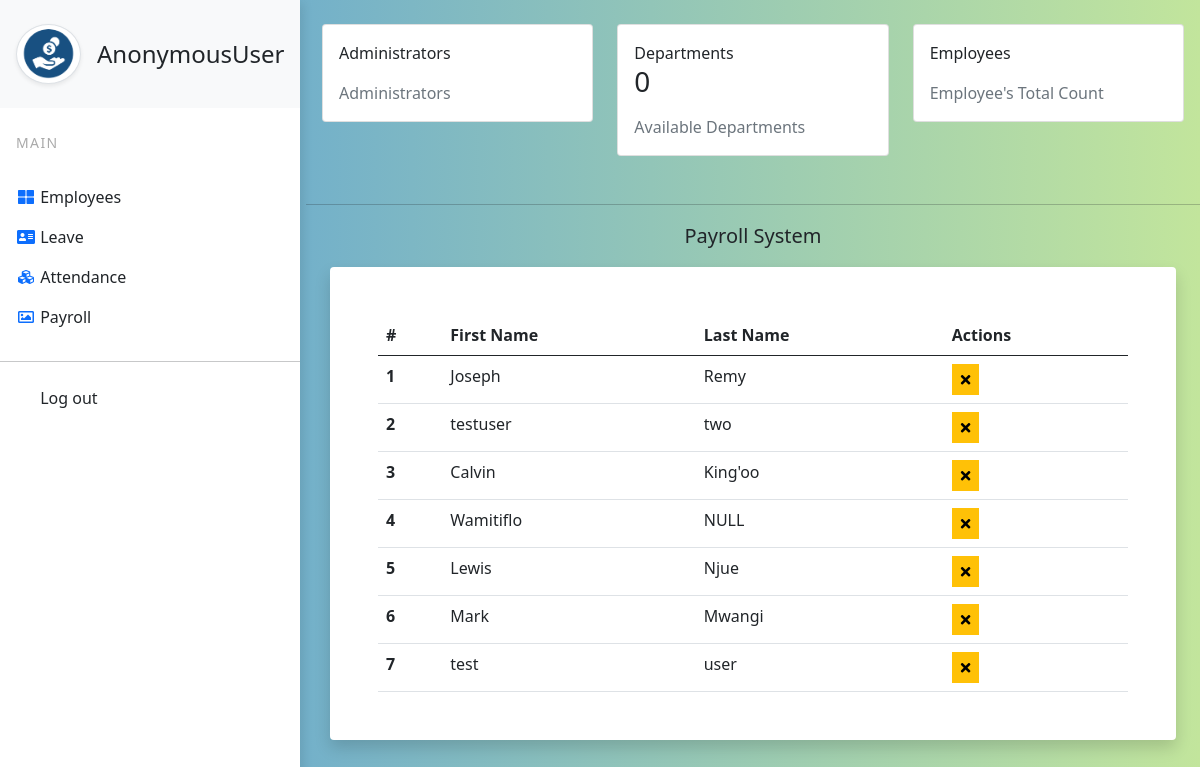
The app's page /shop/ with its own data.
### shop/models.py (models this page shows, shortened)
class Employee(models.Model):
    first_name = models.CharField(max_length=100, blank=True, null=True)
    last_name = models.CharField(max_length=100, blank=True, null=True)
    user=models.OneToOneField(User, on_delete=models.CASCADE)
    email = models.EmailField(max_length=200, blank=True, null=True)
    mobile = models.CharField(max_length=15)
    address = models.TextField(max_length=100, default='')
    gender=models.CharField(max_length=50, choices=Gender.choices)
    avatar = models.ImageField(default="avatar.png",  upload_to="avatars/")
    bank = models.CharField(max_length=25, default='Equity Bank Ke')
    salary = models.CharField(max_length=16,default='00.00')
    slug = models.SlugField(unique=True, blank=True, max_length=500)
    modified = models.DateTimeField(auto_now=True)
    joined = models.DateTimeField(auto_now_add=True)
    class Meta:
        verbose_name = 'Employee'
        verbose_name_plural = 'Employees'
    def __str__(self):
        return self.user.username
    __initial_first_name = None
    __initial_last_name = None
    def __init__(self, *args, **kwargs):
        super().__init__(*args, **kwargs)
        self.__initial_first_name = self.first_name
        self.__initial_last_name = self.last_name

### shop/views.py (the view)
# urls.py: path('', Dashboard.as_view(), name='dashboard'),
class Dashboard(ListView):
    template_name = 'shop/employees/employees.html'
    model = Employee
    context_object_name = 'qset'
    def get_context_data(self, **kwargs):
        context = super().get_context_data(**kwargs)
        context['emp_total'] = Employee.objects.all().count()
        context['employees'] = Employee.objects.order_by('-id')
        return context

### shop/content_processors.py (called while the page is built, shortened)
def employee_count(request):
    return { }

### shop/templates/shop/employees/employees.html (shortened to what this page needs)
{% extends 'shop/dashboard.html' %}
{% load static %}
{% load crispy_forms_tags %}
{% block dashboard %}
<hr class="mt-5">
<section class="pb-5 header text-center mt-3">
    <div class="container ">
        <div class="row">
            <p class="lead text-center">Payroll System</p>
            <div class="col-lg-12 mx-auto">
                <div class="card border-0 shadow">
                    <div class="card-body p-5">
                        <div class="table-responsive">
                            <table class="table m-0 text-start">
                                <thead>
                                    <tr>
                                        <th scope="col">#</th>
                                        <th scope="col">First Name</th>
                                        <th scope="col">Last Name</th>
                                        <th scope="col"> Actions</th>
                                    </tr>
                                </thead>
                                <tbody>
                                    {% for employee in employees %}
                                    <tr>
                                        <th scope="row">{{ forloop.counter }} </th>
                                        {% if employee.first_name %}
                                        <td>{{employee.first_name}}</td>
                                        {% else %}
                                        <td >{{employee}}</td>
                                        {% endif %}
                                        {% if employee.last_name %}
                                        <td>{{employee.last_name}}</td>
                                        {% else %}
                                        <td> NULL </td>
                                        {% endif %}
                                        <td>
                                        {% if request.user == employee.user %}
                                            <a class="btn btn-success btn-sm rounded-0" type="button" href="{% url 'shop:update' pk=employee.id %}" ><i class="fa fa-edit"></i></a>
                                            {% else %}
                                            <a class="btn btn-warning btn-sm rounded-0" type="button" href="#" ><i class="fa fa-times"></i></a>
                                            {% endif %}
                                        </td>
                                    </tr>
                                    {% endfor %}
                                </tbody>
                            </table>
                        </div>
                    </div>
                </div>
            </div>
        </div>
    </div>
</section>
{% endblock dashboard %}

### shop/templates/shop/dashboard.html (shortened to what this page needs)
{% extends 'base.html' %}
{% load static %}
{% block head %}
<link rel="stylesheet" href="{% static 'css/utils.css' %}">
{% endblock head %}
{% block content %}
<div class="row">
        <div class="col-lg-3">
            <div class="vertical-nav bg-white" id="sidebar">
                <div class="py-4 px-3 mb-4 bg-light">
                    <div class="media d-flex align-items-center"><img src="{% static 'images/logo.png' %}" alt="..." width="65" class="mr-3 rounded-circle img-thumbnail shadow-sm">
                    <div class="media-body mx-3">
                        <h4 class="m-0">{{request.user}}</h4>
                    </div>
                    </div>
                </div>
                <p class="text-gray font-weight-bold text-uppercase px-3 small pb-4 mb-0">Main</p>
                <ul class="nav flex-column bg-white mb-0">
                    <li class="nav-item">
                    <a href="{% url 'shop:dashboard' %}" class="nav-link text-dark font-italic active">
                                <i class="fa fa-th-large mr-3 text-primary fa-fw"></i>
                                Employees
                            </a>
                    </li>
                    <li class="nav-item">
                    <a href="{% url 'shop:leave-list' %}" class="nav-link text-dark font-italic">
                                <i class="fa fa-address-card mr-3 text-primary fa-fw"></i>
                                Leave
                            </a>
                    </li>
                    <li class="nav-item">
                    <a href="#" class="nav-link text-dark font-italic">
                                <i class="fa fa-cubes mr-3 text-primary fa-fw"></i>
                                Attendance
                            </a>
                    </li>
                    <li class="nav-item">
                    <a href="{% url 'shop:pay' %}" class="nav-link text-dark font-italic">
                                <i class="far fa-image mr-3 text-primary fa-fw" ></i>
                                Payroll
                            </a>
                    </li>
                </ul>
                <hr class="mt-4">
                <ul class="nav flex-column bg-white mb-0">
                    <li class="nav-item">
                    <a href="/accounts/logout" class="nav-link text-dark font-italic">
                                Log out
                            </a>
                    </li>
                </ul>
            </div>
        </div>
        <div class="col-lg-9">
            <div class="col-lg-12 px-3">
                    <div class="row mt-4">
                        <div class="col-xl-4 col-lg-4 col-md-4 col-sm-6 grid-margin stretch-card">
                        <div class="card card-statistics">
                            <div class="card-body">
                            <div class="clearfix">
                                <div class="float-right">
                                <p class="mb-0 text-right">Administrators</p>
                                </div>
                            </div>
                            <p class="text-muted mt-3 mb-0">
                                 Administrators
                            </p>
                            </div>
                        </div>
                        </div>
                        <div class="col-xl-4 col-lg-4 col-md-4 col-sm-6 grid-margin stretch-card">
                        <div class="card card-statistics">
                            <div class="card-body">
                            <div class="clearfix">
                                <div class="float-right">
                                <p class="mb-0 text-right">Departments</p>
                                <div class="fluid-container">
                                    <h3 class="font-weight-medium text-right mb-0">0</h3>
                                </div>
                                </div>
                            </div>
                            <p class="text-muted mt-3 mb-0">
                                 Available Departments
                            </p>
                            </div>
                        </div>
                        </div>
                        <div class="col-xl-4 col-lg-4 col-md-4 col-sm-6 grid-margin stretch-card">
                        <div class="card card-statistics">
                            <div class="card-body">
                            <div class="clearfix">
                                <div class="float-right">
                                <p class="mb-0 text-right">Employees</p>
                                </div>
                            </div>
                            <p class="text-muted mt-3 mb-0">
                                 Employee's Total Count
                            </p>
                            </div>
                        </div>
                        </div>
                    </div>
            </div>
            <div class="col-lg-12">
                    <div class="page-content " id="content">
                        {% block dashboard %}
                        {% endblock dashboard %}
                    </div>
            </div>
        </div>
    </div>
{% endblock content %}

### templates/base.html (shortened to what this page needs)
{% load static %}
<!doctype html>
<html lang="en">
  <head>
    <link href="https://cdn.jsdelivr.net/npm/bootstrap@5.0.2/dist/css/bootstrap.min.css" rel="stylesheet">
    <link rel="stylesheet" href="https://pro.fontawesome.com/releases/v5.10.0/css/all.css"/>
    <link rel="stylesheet" href="{% static 'css/styles.css' %}">
    {% block head %}
    {% endblock head %}
  </head>
  <body>
      {% block content %}{% endblock content %}
  </body>
</html>

### static/css/utils.css (style rules this page uses)
.vertical-nav { width: 25%; height: 100vh; position: fixed; top: 0; left: 0; box-shadow: 3px 3px 10px rgba(0, 0, 0, 0.1); transition: all 0.4s; }
.page-content { transition: all 0.4s; }
body { background: #599fd9; background: -webkit-linear-gradient(to right, #599fd9, #c2e59c); background: linear-gradient(to right, #599fd9, #c2e59c); min-height: 100vh; overflow-x: hidden; }
.text-uppercase { letter-spacing: 0.1em; }
.text-gray { color: #aaa; }

### records on screen
Employee: first_name "Joseph", last_name "Remy"
Employee: first_name "testuser", last_name "two"
Employee: first_name "Calvin", last_name "King'oo"
Employee: user.username "Wamitiflo", shows "NULL"
Employee: first_name "Lewis", last_name "Njue"
Employee: first_name "Mark", last_name "Mwangi"
Employee: first_name "test", last_name "user"

### other values on screen
{{ request.user }} "AnonymousUser"
